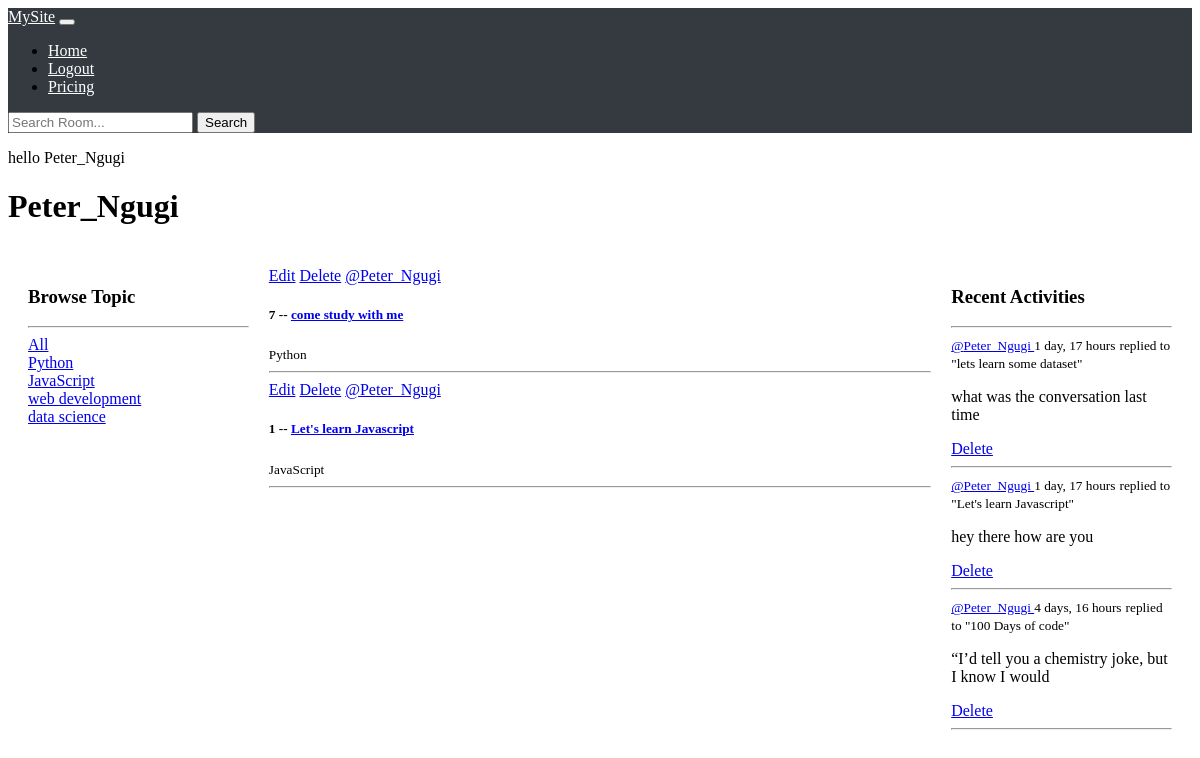
/profile/1/ (signed in), run on the app's committed database.
### base/models.py (models this page shows, shortened)
class Topic(models.Model):
    name = models.CharField(max_length=200)

class Room(models.Model):
    host = models.ForeignKey(User, on_delete=models.SET_NULL, null=True)
    topic = models.ForeignKey(Topic, on_delete=models.SET_NULL, null=True)
    name = models.CharField(max_length=150)
    description = models.TextField(null=True, blank=True)
    participants = models.ManyToManyField(User, related_name='participants', blank=True)
    updated = models.DateField(auto_now=True)
    created = models.DateTimeField(auto_now_add=True)
    class Meta:
        ordering = ['-updated', '-created']
    def __str__(self):
       return self.name

class Message(models.Model):
    user = models.ForeignKey(User, on_delete=models.CASCADE)
    room = models.ForeignKey(Room, on_delete=models.CASCADE)
    body = models.TextField()
    updated = models.DateField(auto_now=True)
    created = models.DateTimeField(auto_now_add=True)
    class Meta:
        ordering = ['-updated', '-created']
    def __str__(self):
        return self.body[0:50]

### base/views.py (the view)
# urls.py: path('profile/<str:pw>/', views.userProfile, name="user-profile"),
def userProfile(request, pw):
    user = User.objects.get(id=pw)
    rooms = user.room_set.all()
    room_messages = user.message_set.all()
    topics = Topic.objects.all()
    context = {'user': user, 'rooms': rooms, 'room_messages': room_messages, 'topics': topics}
    return render(request, 'base/profile.html', context)

### base/templates/base/profile.html (shortened to what this page needs)
{% extends 'main.html' %}
{% block content %}
<!DOCTYPE html>
<html lang="en">
<head>
</head>
<body>
    <h1>{{ user.username }}</h1>
    <div class="profile-container">
            <div class="profile-topics">
                {% include 'base/topics_components.html' %}
            </div>
            <div class="feed">
                {% include 'base/feed_components.html' %}
            </div>
            <div class="activity">
                {% include 'base/activity_components.html' %}
            </div>
    </div>
</body>
</html>
{% endblock content %}

### templates/navbar.html (shortened to what this page needs)
<!DOCTYPE html>
<html lang="en">
<head>
</head>
<body>
    <nav class="navbar navbar-expand-lg navbar-dark navbar-custom">
        <div class="container-fluid">
            <a class="navbar-brand" href="{% url 'home' %}">MySite</a>
            <button class="navbar-toggler" type="button" data-toggle="collapse" data-target="#navbarNav" aria-controls="navbarNav" aria-expanded="false" aria-label="Toggle navigation">
            </button>
            <div class="collapse navbar-collapse" id="navbarNav">
                <ul class="navbar-nav mr-auto">
                    <li class="nav-item active">
                        <a class="nav-link" href="{% url 'home'%}">Home</a>
                    </li>
                    <li class="nav-item" href="#">
                        {% if user.is_authenticated %}
                           <a class="nav-link"  href="{% url 'logout' %}">Logout</a>
                        {% else %}
                           <a class="nav-link" href="{% url 'login' %}">Login</a>
                        {% endif %}
                    </li>
                    <li class="nav-item">
                        <a class="nav-link" href="#">Pricing</a>
                    </li>
                </ul>
                <form class="form-inline my-2 my-lg-0 search-bar" method="GET" action="{% url 'home' %}">
                    <input class="form-control mr-sm-2" type="search" name="q" placeholder="Search Room..." aria-label="Search">
                    <button class="btn btn-outline-light my-2 my-sm-0" type="submit">Search</button>
                </form>
            </div>
        </div>
    </nav>
    <div class="container mt-4">
        {% block content %}
           {% if user.is_authenticated %}
                <p> hello {{request.user}}</p>
            {%endif%}
        {% endblock content %}
    </div>
</body>
</html>

### base/templates/base/topics_components.html
    <h3>Browse Topic</h3>
    <hr>
    <div>
        <a href="{% url 'home' %}">All</a>
     </div>
    {% for topic in topics%}
         <div>
            <a href="{% url 'home' %}?q={{topic.name}}">{{ topic.name }}</a>
         </div>
    {% endfor %}

### base/templates/base/feed_components.html
<div>
    {% for room in rooms %}
        <div>
            {% if request.user == room.host %}
            <a href="{% url 'update-room' room.id %}">Edit</a>
            <a href="{% url 'delete-room' room.id %}">Delete</a>
            {% endif%}
            <a href="{% url 'user-profile' room.host.id %}">@{{room.host.username}}</a>
            <h5>{{ room.id}} -- <a href="{%  url 'room' room.id %}">{{room.name}}</a></h5>
            <small>{{room.topic.name}}</small>
            <hr>
        </div>
    {% endfor %}
</div>

### base/templates/base/activity_components.html
<h3> Recent Activities</h3>
<hr>
{% for message in room_messages %}
    <div>
        <small><a href="{% url 'user-profile' message.user.id %}">
            @{{ message.user}} </a> {{message.created|timesince}}</small>
        <small> replied to "{{ message.room }}"</small>
        <p>{{message}}</p>
        {% if request.user == message.user %}
            <a href="{% url 'delete-message' message.id %}">Delete</a>
        {% endif %}
        <hr>
    </div>
{% endfor %}

### static/css_styles/main.css (style rules this page uses)
body { background-color: #fff; }

### templates/navbar.html (style rules this page uses)
.navbar-custom { background-color: #343a40; }
.navbar-brand, .nav-link, .search-bar input[type="text"] { color: #ffffff; }

### base/templates/base/profile.html (style rules this page uses)
.profile-container { display: grid; grid-template-columns: 1fr 3fr 1fr; gap: 20px; padding: 20px; }
.profile-topics { grid-column: 1 / 2; }
.feed { grid-column: 2 / 3; }
.activity { grid-column: 3 / 4; }

### data on the page
Topic: name "Python"
Topic: name "JavaScript"
Topic: name "web development"
Topic: name "data science"
Room: shows "Edit", host.username "Peter_Ngugi", id "7", name "come study with me", topic.name "Python"
Room: shows "Edit", host.username "Peter_Ngugi", id "1", name "Let's learn Javascript", topic.name "JavaScript"
Message: user "Peter_Ngugi", created "1 day, 17 hours", room "lets learn some dataset", body "what was the conversation last time", shows "Delete"
Message: user "Peter_Ngugi", created "1 day, 17 hours", room "Let's learn Javascript", body "hey there how are you", shows "Delete"
Message: user "Peter_Ngugi", created "4 days, 16 hours", room "100 Days of code", body "“I’d tell you a chemistry joke, but I know I would", shows "Delete"

### other printed values
{{ request.user }} "Peter_Ngugi"
{{ user.username }} "Peter_Ngugi"
